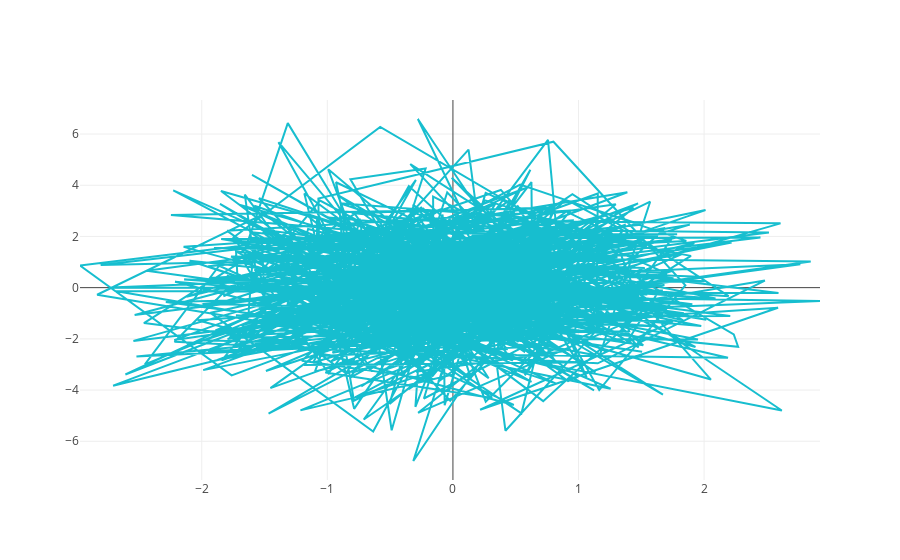

The cell this chart's notebook holds for it:
### Markdown cell above
### Scatter plots

### Code cell
N = 1000
random_x = np.random.randn(N)
random_y = np.random.randn(N) * 2

# Create a trace
trace = go.Scatter(
    x = random_x,
    y = random_y,
    mode = 'markers'
)

data = [trace]

# Plot and embed in ipython notebook!
iplot(data, filename='basic-scatter')

### Figure 1 — Plotly figure (JSON) as saved in the notebook; plotly's stock layout.template omitted (floating-point values rounded to 4 significant figures; data arrays with more than 128 entries replaced by an {"elided": "..."} marker saying what was removed)
{"data": [{"line": {"color": "#17BECF"}, "type": "scatter", "x": {"elided": "1000 float values"}, "y": {"elided": "1000 float values"}}], "layout": {}}
